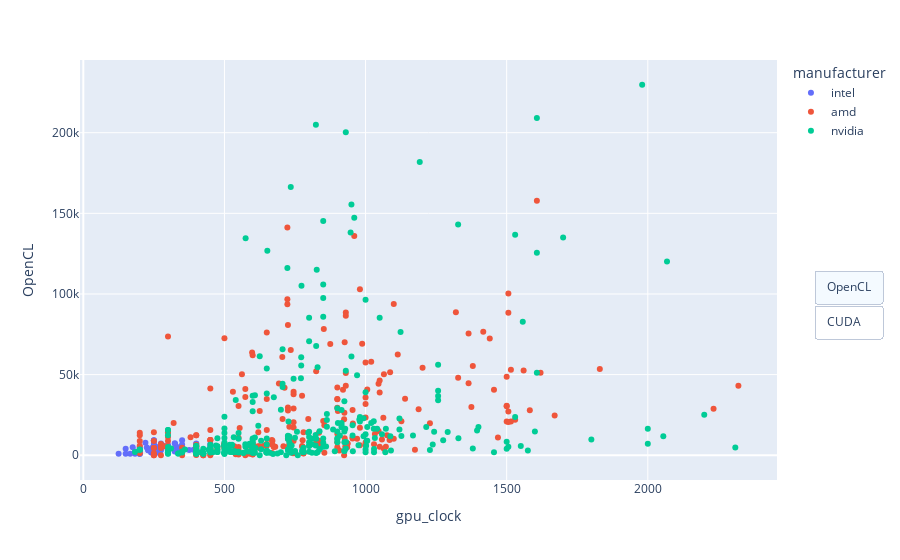

The notebook cell this image was saved under:
### Code cell
fix = px.scatter(
    final, 
    x="gpu_clock", 
    y="OpenCL", 
    color="manufacturer", 
    hover_data=["product_name", "gpu_clock", "memory_size", "memory_clock", "memory_type", "release_year"]
)

fix.update_traces(
    customdata=final[["OpenCL", "CUDA", "memory_size", "memory_clock", "memory_type", "release_year"]],
    text=final["product_name"]
)

fix.update_layout(
    updatemenus = [
        dict(
            type="buttons",
            direction="down",
            x=1.15,
            y=0.5,
            showactive=True,
            buttons=[
                dict(
                    label = "OpenCL",
                    method="update",
                    args=[{"y": [final["OpenCL"]]}, {"yaxis": {"title": "OpenCL"}}]
                ),
                dict(
                    label = "CUDA",
                    method="update",
                    args=[{"y": [final["CUDA"]]}, {"yaxis": {"title": "CUDA"}}]
                )
            ]
        )
    ]
)

fix.show()

### Figure 1 — Plotly figure (JSON) as saved in the notebook; plotly's stock layout.template omitted (floating-point values rounded to 4 significant figures; data arrays with more than 128 entries replaced by an {"elided": "..."} marker saying what was removed)
{"data": [{"customdata": {"elided": "644x6 mixed values"}, "hovertemplate": "manufacturer=intel<br>gpu_clock=%{x}<br>OpenCL=%{y}<br>product_name=%{customdata[0]}<br>memory_size=%{customdata[1]}<br>memory_clock=%{customdata[2]}<br>memory_type=%{customdata[3]}<br>release_year=%{customdata[4]}<extra></extra>", "legendgroup": "intel", "marker": {"color": "#636efa", "symbol": "circle"}, "mode": "markers", "name": "intel", "orientation": "v", "showlegend": true, "text": {"elided": "644 str values"}, "type": "scatter", "x": [400, 250, 250, 250, 350, 220, 450, 275, 275, 450, 300, 275, 275, 297, 275, 350, 350, 300, 400, 275, 275, 300, 400, 400, 400, 300, 300, 275, 250, 260, 200, 240, 400, 325, 350, 350, 275, 337, 243, 250, 270, 270, 200, 250, 250, 324, 300, 250, 225, 300, 300, 325, 375, 333, 350, 250, 250, 270, 250, 200, 280, 175, 250, 200, 150, 200, 200, 200, 200, 280, 324, 324, 391, 230, 230, 324, 183, 200, 200, 183, 150, 250, 250, 250, 250, 166, 125, 250, 200], "xaxis": "x", "y": [6934.0, 9253.0, 6934.0, 4265.0, 9253.0, 7782.0, 6934.0, 5365.0, 5365.0, 5365.0, 5908.0, 5908.0, 5095.0, 5095.0, 3139.0, 5365.0, 5365.0, 5365.0, 7232.0, 5908.0, 5908.0, 5095.0, 4848.0, 4005.0, 3773.0, 3139.0, 3139.0, 7357.0, 5095.0, 5095.0, 4848.0, 1749.0, 1297.0, 7106.0, 6601.0, 5190.0, 4894.0, 4894.0, 4496.0, 3612.0, 2823.0, 2823.0, 1433.0, 9182.0, 9182.0, 7470.0, 6213.0, 6252.0, 4854.0, 4602.0, 4602.0, 4231.0, 3332.0, 2699.0, 2699.0, 1070.0, 1751.0, 1243.0, 965.0, 965.0, 6273.0, 4913.0, 4913.0, 3575.0, 3987.0, 2872.0, 2564.0, 1901.0, 5106.0, 5106.0, 4150.0, 3147.0, 3444.0, 3076.0, 3076.0, 2299.0, 2299.0, 1893.0, 965.0, 965.0, 965.0, 1071.0, 990.0, 990.0, 965.0, 965.0, 965.0, 965.0, 965.0], "yaxis": "y"}, {"customdata": {"elided": "644x6 mixed values"}, "hovertemplate": "manufacturer=amd<br>gpu_clock=%{x}<br>OpenCL=%{y}<br>product_name=%{customdata[0]}<br>memory_size=%{customdata[1]}<br>memory_clock=%{customdata[2]}<br>memory_type=%{customdata[3]}<br>release_year=%{customdata[4]}<extra></extra>", "legendgroup": "amd", "marker": {"color": "#EF553B", "symbol": "circle"}, "mode": "markers", "name": "amd", "orientation": "v", "showlegend": true, "text": {"elided": "644 str values"}, "type": "scatter", "x": {"elided": "243 int values"}, "xaxis": "x", "y": {"elided": "243 float values"}, "yaxis": "y"}, {"customdata": {"elided": "644x6 mixed values"}, "hovertemplate": "manufacturer=nvidia<br>gpu_clock=%{x}<br>OpenCL=%{y}<br>product_name=%{customdata[0]}<br>memory_size=%{customdata[1]}<br>memory_clock=%{customdata[2]}<br>memory_type=%{customdata[3]}<br>release_year=%{customdata[4]}<extra></extra>", "legendgroup": "nvidia", "marker": {"color": "#00cc96", "symbol": "circle"}, "mode": "markers", "name": "nvidia", "orientation": "v", "showlegend": true, "text": {"elided": "644 str values"}, "type": "scatter", "x": {"elided": "312 int values"}, "xaxis": "x", "y": {"elided": "312 float values"}, "yaxis": "y"}], "layout": {"legend": {"title": {"text": "manufacturer"}, "tracegroupgap": 0}, "margin": {"t": 60}, "updatemenus": [{"buttons": [{"args": [{"y": {"elided": "1x644 int values"}}, {"yaxis": {"title": "OpenCL"}}], "label": "OpenCL", "method": "update"}, {"args": [{"y": {"elided": "1x644 int values"}}, {"yaxis": {"title": "CUDA"}}], "label": "CUDA", "method": "update"}], "direction": "down", "showactive": true, "type": "buttons", "x": 1.15, "y": 0.5}], "xaxis": {"anchor": "y", "domain": [0, 1], "title": {"text": "gpu_clock"}}, "yaxis": {"anchor": "x", "domain": [0, 1], "title": {"text": "OpenCL"}}}}
